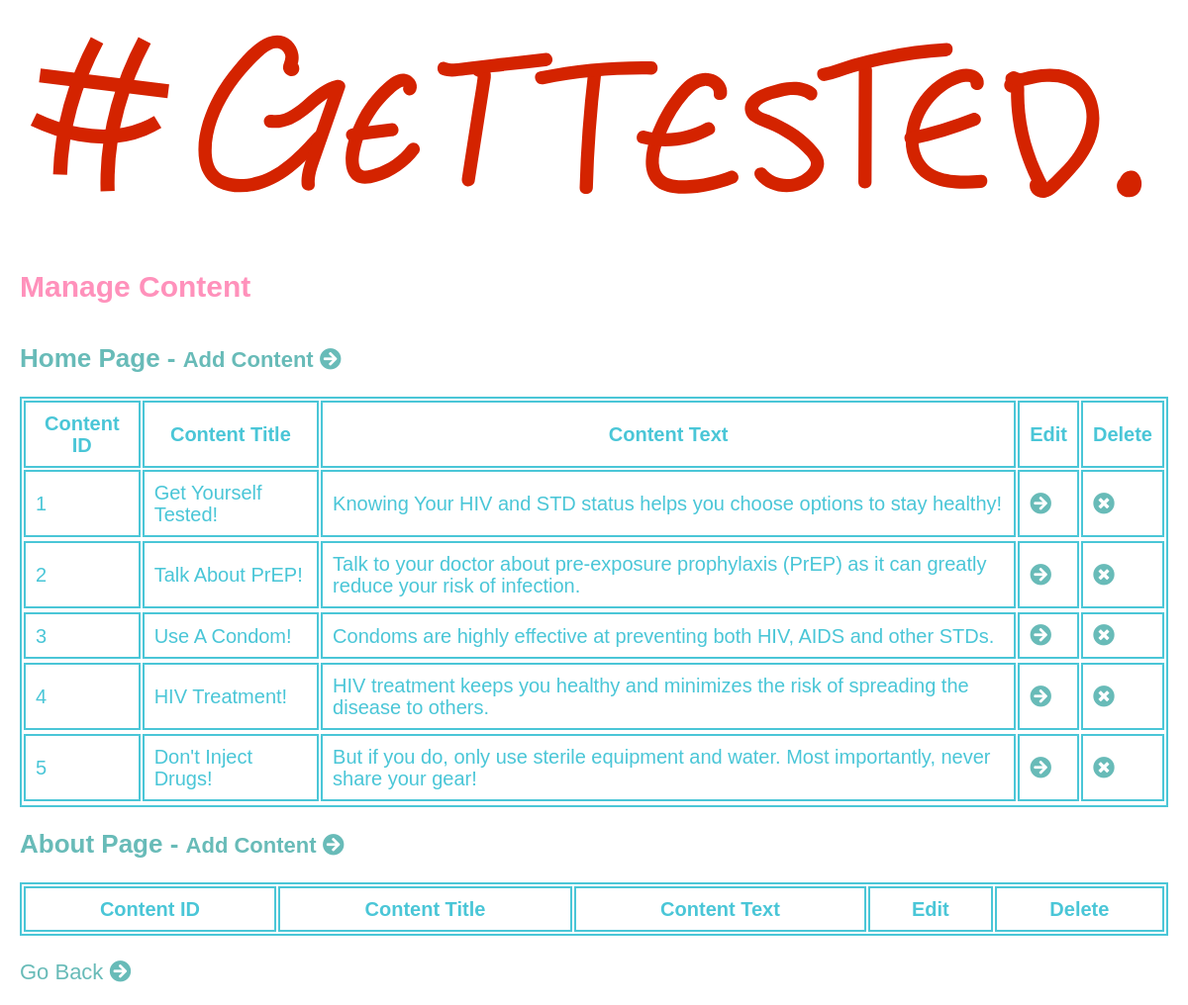
Before: /admin/mng_content.php (signed in) with the older database file.
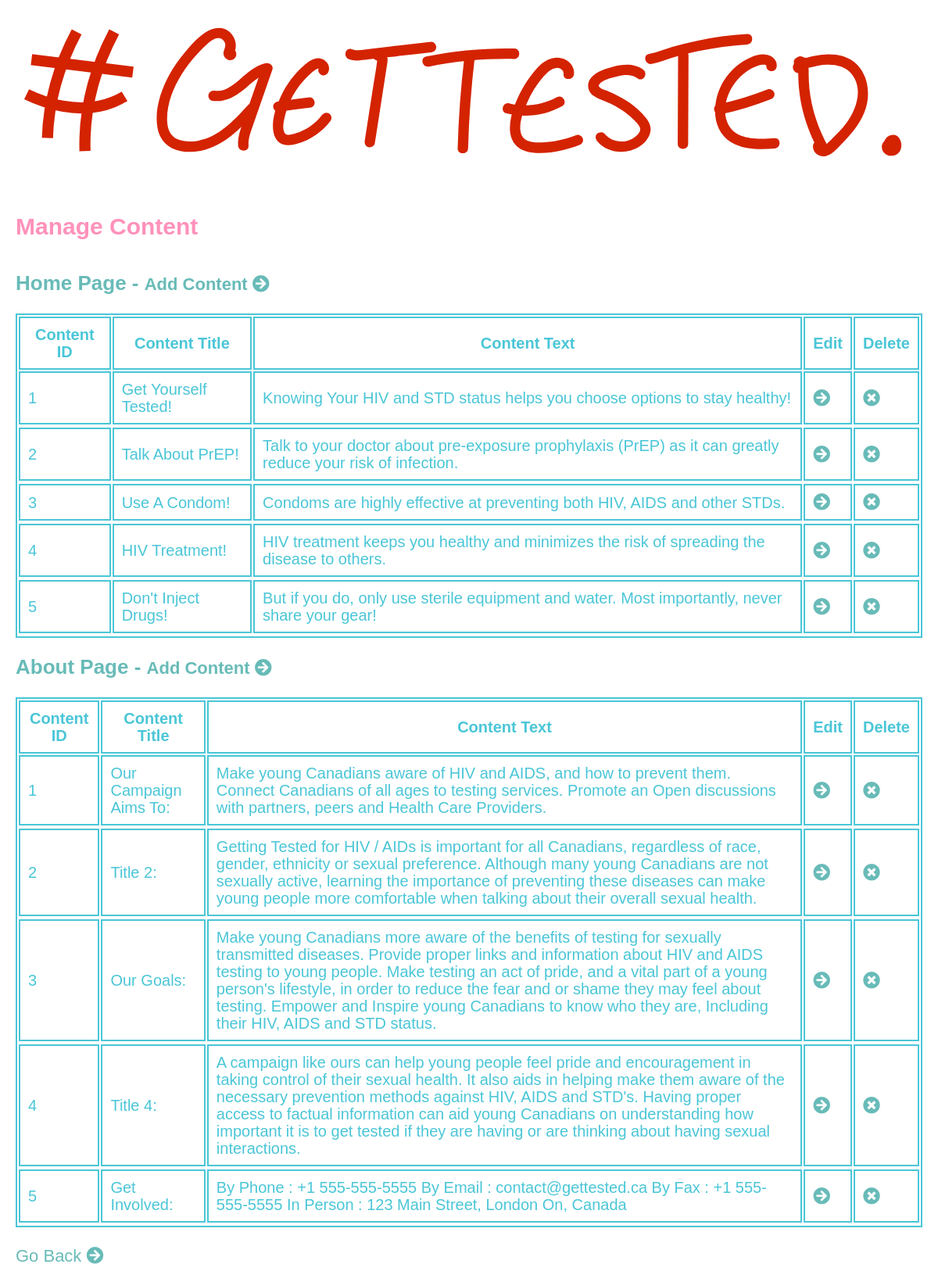
After: the same page with the newer database file.
### tables this page shows
CREATE TABLE `tbl_home` (
  `ID` int(11) NOT NULL,
  `Title` varchar(63) NOT NULL,
  `Text` text NOT NULL,
  `Image` varchar(63) NOT NULL
);

CREATE TABLE `tbl_about` (
  `ID` int(11) NOT NULL,
  `Title` varchar(63) NOT NULL,
  `Text` text NOT NULL
);

### admin/scripts/content.php (called while the page is built, shortened)
<?php
function getAll($tbl){
    $pdo = Database::getInstance()->getConnection();
    $queryAll = 'SELECT * FROM '.$tbl;
    $results = $pdo->query($queryAll);
    if($results){
        return $results;
    }else {
        return 'There was a problem..';
    }
};

### admin/mng_content.php (the view, shortened to what this page needs)
<?php
    $home_tbl = "tbl_home";
    $about_tbl = "tbl_about";
    $home_contents = getAll($home_tbl);
    $about_contents = getAll($about_tbl);
?>
<!DOCTYPE html>
<html lang="en">
<head>
    <link rel="stylesheet" href="https://cdnjs.cloudflare.com/ajax/libs/font-awesome/5.11.2/css/all.css">
    <link rel="stylesheet" href="../public/css/main.css">
</head>
<body>
    <header>
        <img src="../public/images/fip_logo.svg" alt="logo">
    </header>
    <div class="sub-dashboard">
        <h2>Manage Content</h2>
        <h3>Home Page - <a href="mng_content.php?add=true&home=true">Add Content <i class="fas fa-arrow-circle-right"></i></a></h3>
        <div class="table-form">
            <table>
                <tr>
                    <th>Content ID</th>
                    <th>Content Title</th>
                    <th>Content Text</th>
                    <th>Edit</th>
                    <th>Delete</th>
                </tr>
                <tbody>
                    <?php while($content = $home_contents->fetch(PDO::FETCH_ASSOC)):?>
                        <tr>
                            <td><?php echo $content['ID'];?></td>
                            <td><?php echo $content['Title'];?></td>
                            <td><?php echo $content['Text'];?></td>
                            <td><a href="mng_content.php?id=<?php echo $content['ID']?>&edit=true&home=true"><i class="fas fa-arrow-circle-right"></i></a></td>
                            <td><a href="mng_content.php?id=<?php echo $content['ID']?>&delete=true&home=true"><i class="fas fa-times-circle"></i></a></td>
                        <tr>
                    <?php endwhile;?>
                </tbody>
            </table>
        </div>
        <h3>About Page - <a href="mng_content.php?add=true&about=true">Add Content <i class="fas fa-arrow-circle-right"></i></a></h3>
        <div class="table-form">
            <table>
                <tr>
                    <th>Content ID</th>
                    <th>Content Title</th>
                    <th>Content Text</th>
                    <th>Edit</th>
                    <th>Delete</th>
                </tr>
                <tbody>
                    <?php while($content = $about_contents->fetch(PDO::FETCH_ASSOC)):?>
                        <?php
                            $textArr = explode('^', $content['Text']);
                            $textPara = implode(' ', $textArr);
                        ?>
                        <tr>
                            <td><?php echo $content['ID'];?></td>
                            <td><?php echo $content['Title'];?></td>
                            <td><?php echo $textPara;?></td>
                            <td><a href="mng_content.php?id=<?php echo $content['ID']?>&edit=true&about=true"><i class="fas fa-arrow-circle-right"></i></a></td>
                            <td><a href="mng_content.php?id=<?php echo $content['ID']?>&delete=true&about=true"><i class="fas fa-times-circle"></i></a></td>
                        <tr>
                    <?php endwhile;?>
                </tbody>
            </table>
        </div>
        <a href="dashboard.php">Go Back <i class="fas fa-arrow-circle-right"></i></a>
    </div>
</body>
</html>

### public/css/main.css (style rules this page uses)
body { display:flex;flex-direction:column;margin:0 auto;justify-content:center;max-width:100%;background-image:url(../images/site_bg.png);background-repeat:no-repeat;background-position:top,center;font-family:"century-gothic",sans-serif;line-height:22px }
h2 { font-size:26px }
h3 { font-size:20px }
a { font-size:18px }
header { background:#fff;max-width:100%;padding:25px }
.sub-dashboard { background-color:#fff;padding:20px;max-width:100% }
.sub-dashboard h2 { color:#ff91bb;font-size:30px;margin-bottom:50px }
.sub-dashboard h3 { color:#68bbb8;font-size:26px }
.sub-dashboard a { text-decoration:none;color:#68bbb8;font-size:22px }
.table-form { width:100%;margin:0 auto;margin-bottom:25px }
.table-form table { width:100%;border:2px solid #4ac6d7 }
.table-form table tr,.table-form table td,.table-form table tr th { border:2px solid #4ac6d7;color:#4ac6d7;font-size:20px }
.table-form table td,.table-form table tr th { padding:10px }

Changed rows visible on the page:
added tbl_about: ID "1", Title "Our Campaign Aims To:", Text "Make young Canadians aware of HIV and AIDS, and how to prevent them. Connect Canadians of all ages to testing services. Promote an Open discussions with partners, peers and Health Care Providers."
added tbl_about: ID "2", Title "Title 2:", Text "Getting Tested for HIV / AIDs is important for all Canadians, regardless of race, gender, ethnicity or sexual preference. Although many young Canadians are not sexually active, learning the importance of preventing these diseases can make young people more comfortable when talking about their overall sexual health."
added tbl_about: ID "3", Title "Our Goals:", Text "Make young Canadians more aware of the benefits of testing for sexually transmitted diseases. Provide proper links and information about HIV and AIDS testing to young people. Make testing an act of pride, and a vital part of a young person's lifestyle, in order to reduce the fear and or shame they may feel about testing. Empower and Inspire young Canadians to know who they are, Including their HIV, AIDS and STD status."
added tbl_about: ID "4", Title "Title 4:", Text "A campaign like ours can help young people feel pride and encouragement in taking control of their sexual health. It also aids in helping make them aware of the necessary prevention methods against HIV, AIDS and STD's. Having proper access to factual information can aid young Canadians on understanding how important it is to get tested if they are having or are thinking about having sexual interactions."
added tbl_about: ID "5", Title "Get Involved:", Text "By Phone : +1 555-555-5555 By Email : contact@gettested.ca By Fax : +1 555-555-5555 In Person : 123 Main Street, London On, Canada"
